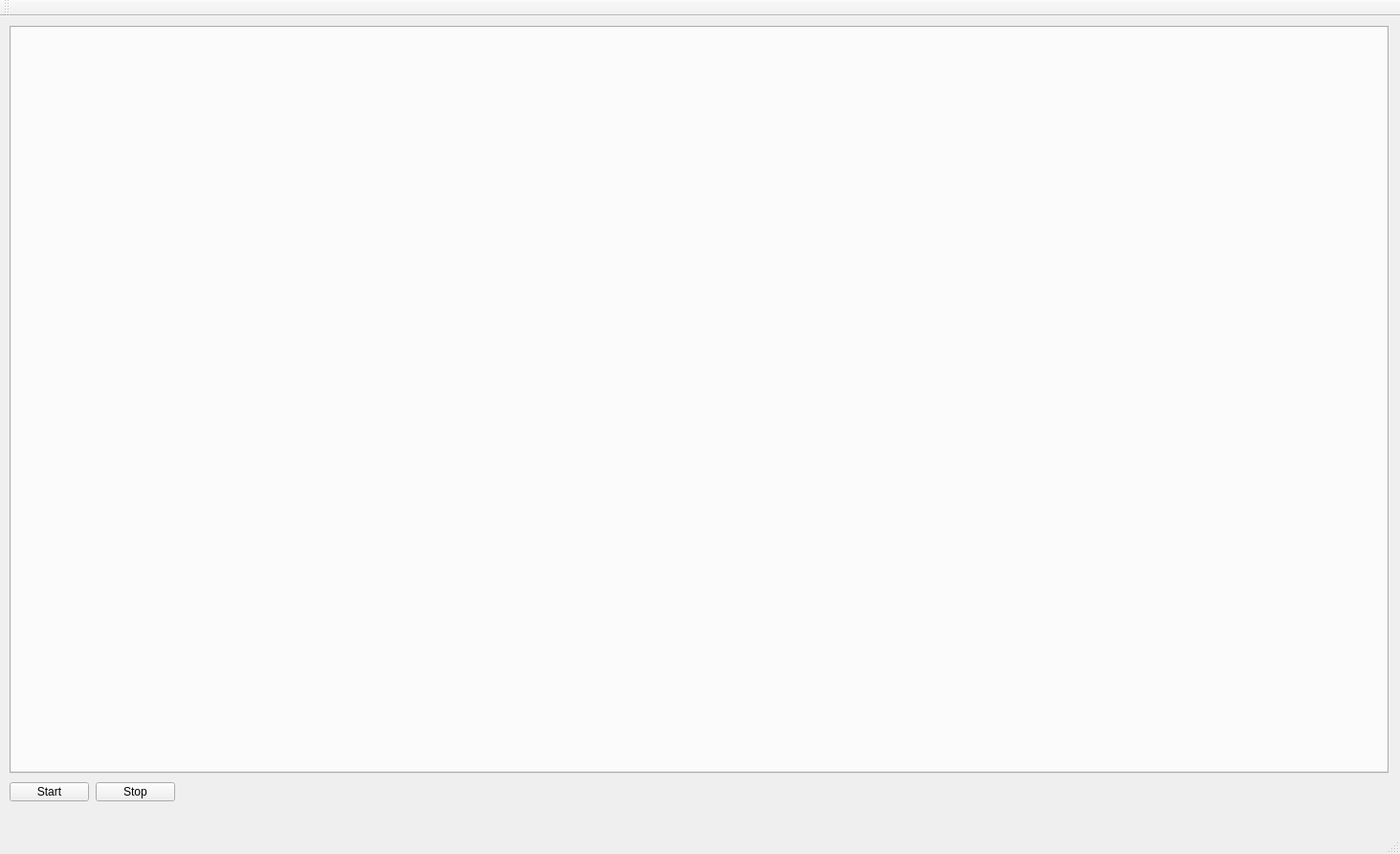
<?xml version="1.0" encoding="UTF-8"?>
<ui version="4.0">
 <class>MainWindow</class>
 <widget class="QMainWindow" name="MainWindow">
  <property name="geometry">
   <rect>
    <x>0</x>
    <y>0</y>
    <width>1463</width>
    <height>892</height>
   </rect>
  </property>
  <property name="windowTitle">
   <string>Monitoring Cluster Processes</string>
  </property>
  <property name="windowIcon">
   <iconset>
    <normaloff>../controller/CPM.ico</normaloff>../controller/CPM.ico</iconset>
  </property>
  <widget class="QWidget" name="centralWidget">
   <widget class="QPushButton" name="pushButton_StopMeasures">
    <property name="geometry">
     <rect>
      <x>100</x>
      <y>800</y>
      <width>83</width>
      <height>20</height>
     </rect>
    </property>
    <property name="text">
     <string>Stop</string>
    </property>
   </widget>
   <widget class="QPushButton" name="pushButton_StartMeasures">
    <property name="geometry">
     <rect>
      <x>10</x>
      <y>800</y>
      <width>83</width>
      <height>20</height>
     </rect>
    </property>
    <property name="text">
     <string>Start</string>
    </property>
   </widget>
   <widget class="QTabWidget" name="nodesTab">
    <property name="geometry">
     <rect>
      <x>10</x>
      <y>10</y>
      <width>1441</width>
      <height>781</height>
     </rect>
    </property>
    <property name="currentIndex">
     <number>-1</number>
    </property>
   </widget>
  </widget>
  <widget class="QMenuBar" name="menuBar">
   <property name="geometry">
    <rect>
     <x>0</x>
     <y>0</y>
     <width>1463</width>
     <height>19</height>
    </rect>
   </property>
  </widget>
  <widget class="QToolBar" name="mainToolBar">
   <attribute name="toolBarArea">
    <enum>TopToolBarArea</enum>
   </attribute>
   <attribute name="toolBarBreak">
    <bool>false</bool>
   </attribute>
  </widget>
  <widget class="QStatusBar" name="statusBar"/>
 </widget>
 <layoutdefault spacing="6" margin="11"/>
 <resources/>
 <connections/>
</ui>
